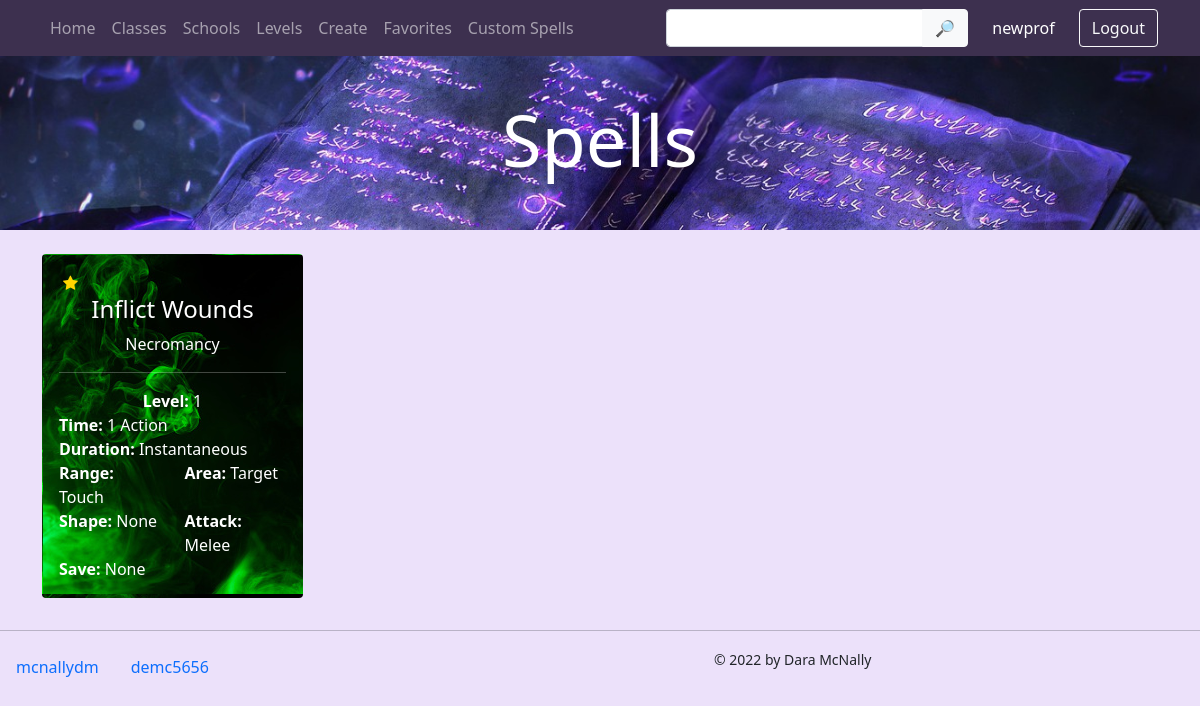
The page /class_spells/Cleric/ (signed in) on the database as committed earlier.
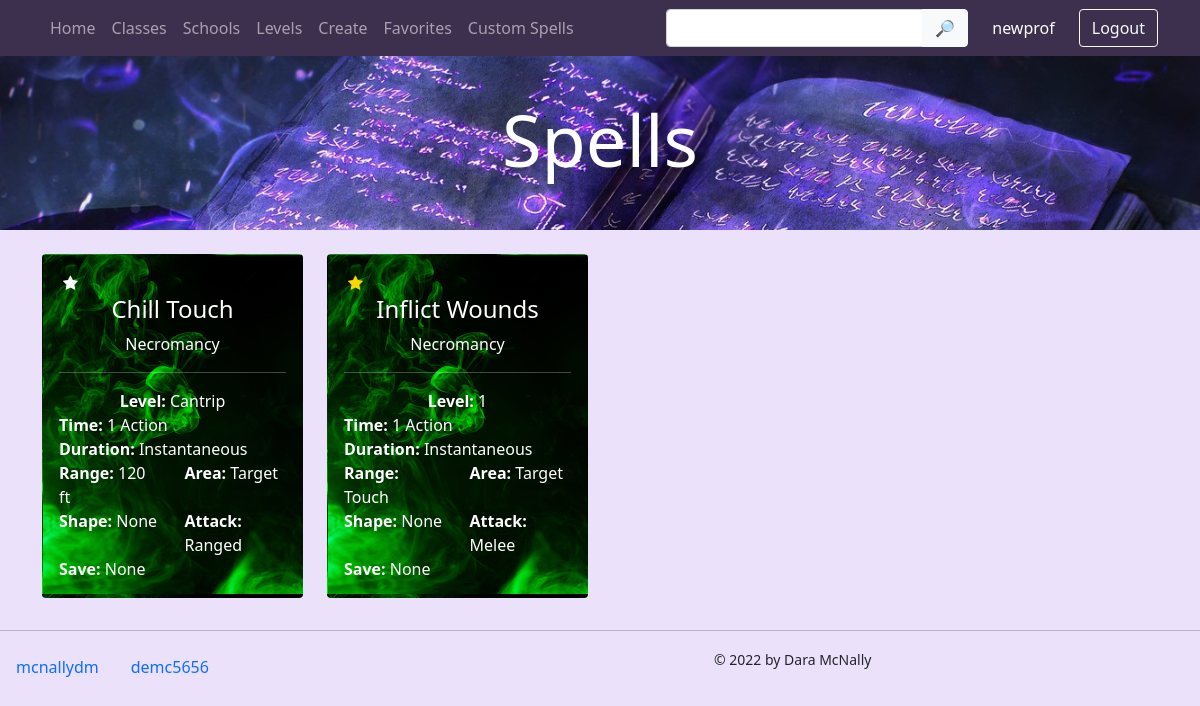
The same page on the database as committed later.
### app/models.py (models this page shows, shortened)
class Spell(models.Model):
    name = models.CharField(max_length=40)
    level = models.IntegerField(help_text = "Enter 0 for cantrips")
    school = models.ForeignKey(School, related_name="spell", on_delete=models.CASCADE)
    range = models.CharField(max_length=20, default="Touch")
    area = models.CharField(max_length=30, default="Target")
    AREA_TYPES = [
        ("None", "None"),
        ("Radius", "Radius"),
        ("Cube", "Cube"),
        ("Sphere", "Sphere"),
        ("Cylinder", "Cylinder"),
        ("Cone", "Cone")
        ]
    area_shape = models.CharField(max_length=20, choices=AREA_TYPES, default="None")
    ATTACK_TYPES = [
        ("None", "None"),
        ("Melee", "Melee Spell Attack"),
        ("Ranged", "Ranged Spell Attack")
    ]
    SAVE_TYPES = [
        ("None", "None"),
        ("Dexterity", "Dexterity Save"),
        ("Strength", "Strength Save"),
        ("Constitution", "Constitution Save"),
        ("Intelligence", "Intelligence Save"),
        ("Wisdom", "Wisdom Save"),
        ("Charisma", "Charisma Save")
    ]
    attack = models.CharField(max_length=30, choices=ATTACK_TYPES, default="None")
    saving_throw = models.CharField(max_length=30, choices=SAVE_TYPES, default="None")
    casting_time = models.CharField(max_length=20, default="None")
    ritual = models.BooleanField(default=False)
    duration = models.CharField(max_length=20, default="None")
    concentration = models.BooleanField()
    components = models.ManyToManyField(Component, related_name="spell", blank=True)
    materials = models.TextField(max_length=500, default="None")
    damage_type = models.ManyToManyField(DamageType, related_name="spell", blank=True)
    effects = models.ManyToManyField(Effect, blank=True)
    description = models.TextField(max_length=4000, default="No description provided.")
    upcasting = models.TextField(max_length=1000, default="No additional effects when upcast.")
    char_class = models.ManyToManyField(CharacterClass, related_name="spell", blank=True)
    creator = models.ForeignKey(Profile, related_name="created_spells", blank=True, on_delete=models.CASCADE)

class School(models.Model):
    name = models.CharField(max_length=30, blank=True)

### app/views.py (the view)
# urls.py: path('class_spells/<str:class_name>/', views.class_spells, name="class_spells"),
def class_spells(request, class_name):
    faves=[]
    try:
        curr_user = Profile.objects.get(user=request.user)
        faves = Rating.objects.filter(player=curr_user).filter(favorite=True)
    except:
        pass
    try:
        class_to_view = CharacterClass.objects.get(name=class_name)
    except CharacterClass.DoesNotExist:
        raise Http404('Class not found.')
    og = Profile.objects.get(id=1)
    try:
        results = (Spell.objects.filter(char_class__name = class_to_view.name).filter(creator=og)|Spell.objects.filter(char_class__name = class_to_view.name).filter(creator=curr_user)).order_by('level', 'name')
    except:
        results = Spell.objects.filter(char_class__name = class_to_view.name).filter(creator=og).order_by('level', 'name')
    return render(request, "index.html", {
        "v_spells" : results,
        "v_faves": faves,
        "v_classes" : CharacterClass.objects.all().order_by('name'),
        "v_schools" : School.objects.all(),
        "v_levels" : [0, 1, 2, 3, 4, 5, 6, 7, 8, 9]
    })

### app/templates/index.html (shortened to what this page needs)
{% extends "base.html" %}
{% block content %}
    <div class="row">
        {% for spell in v_spells %}
            <div class="col-md-6 col-lg-3">
                <div class="card mb-3"
                    {% if spell.school.name != "" %}
                        style="border-color: transparent; background-image: url( '/static/img/{{spell.school.name}}.jpg' ); color: white;"
                    {% else %}
                        style="color: black;"
                    {% endif %}
                >
                    <div class="card-body">
                        {% if user.is_authenticated %}
                        <div class="fave">
                            <form class='like'>
                              <label for="{{spell.id}}"><i class='fa fa-star px-1'></i></label>
                            </form>
                        </div>
                        {% endif %}
                        <a href="{% url 'spell_detail' spell.id spell.name %}" style="text-decoration: none;">
                            <h4 class="card-title text-center"
                            {% if spell.school.name != "" %}
                                style="color: white;"
                            {% else %}
                            style="color: black;"
                            {% endif %}
                            >{{spell.name}}</h4>
                        </a>
                        <div class="text-center">{{ spell.school.name }}</div>
                        <hr>
                        <div class="card-text">
                            <div class="row">
                                <div class="col-12 text-center">
                                    <strong>Level: </strong>
                                    {% if spell.level == 0 %}
                                        Cantrip
                                    {% else %}
                                        {{spell.level}}
                                    {% endif %}
                                </div>
                                <div class="col-12"><strong>Time: </strong>{{spell.casting_time}}
                                </div>
                                <div class="col-12"><strong>Duration: </strong>{{spell.duration}}
                                </div>
                                <div class="col-6"><strong>Range: </strong>{{spell.range}}</div>
                                <div class="col-6"><strong>Area: </strong>{{spell.area}}</div>
                                <div class="col-6"><strong>Shape: </strong>{{spell.area_shape}}</div>
                                <div class="col-6"><strong>Attack: </strong>{{spell.attack}}</div>
                                <div class="col-12"><strong>Save: </strong>{{spell.saving_throw}}</div>
                            </div>
                        </div>
                    </div>
                </div>
            </div>
        {% endfor %}
    </div>
{% endblock %}

Rows that differ between the two databases and show on the page:
added Spell: school.name (picture), name "Chill Touch", school.name "Necromancy", level "Cantrip", casting_time "1 Action", duration "Instantaneous", range "120 ft", area "Target", area_shape "None", attack "Ranged", saving_throw "None"
